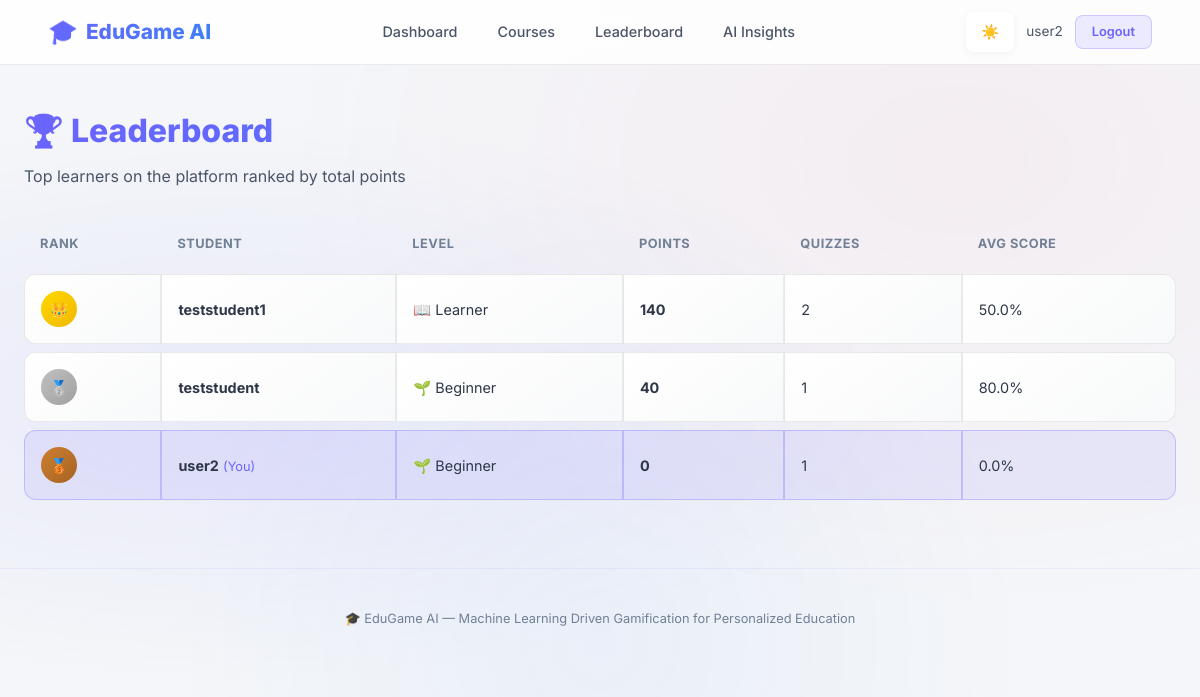
Page /leaderboard (signed in) on the committed database.
### tables this page shows
CREATE TABLE users (
    id INTEGER PRIMARY KEY AUTOINCREMENT,
    username TEXT UNIQUE NOT NULL,
    email TEXT UNIQUE NOT NULL,
    password_hash TEXT NOT NULL,
    role TEXT DEFAULT 'student',  -- 'student' or 'teacher'
    created_at TIMESTAMP DEFAULT CURRENT_TIMESTAMP
);

### modules/gamification.py (the view)
@gamification_bp.route('/leaderboard')
def leaderboard():
    if 'user_id' not in session:
        return redirect(url_for('auth.login'))
    if session.get('role') == 'teacher':
        return redirect(url_for('analytics.teacher_dashboard'))
    leaders = get_leaderboard(20)
    leaderboard_data = []
    for i, leader in enumerate(leaders):
        level_name, level_icon, _ = get_level(leader['total_points'])
        leaderboard_data.append({
            'rank': i + 1,
            'username': leader['username'],
            'total_points': leader['total_points'],
            'quizzes_taken': leader['quizzes_taken'],
            'avg_score': round(leader['avg_score'], 1),
            'level_name': level_name,
            'level_icon': level_icon,
            'is_current_user': leader['id'] == session['user_id']
        })
    return render_template('leaderboard.html', leaderboard=leaderboard_data)

### database/init_db.py (called while the page is built)
def get_db():
    conn = sqlite3.connect(DB_PATH)
    conn.row_factory = sqlite3.Row
    conn.execute("PRAGMA foreign_keys = ON")
    return conn

### models/gamification.py (called while the page is built)
def get_level(total_points):
    current_level = LEVEL_THRESHOLDS[0]
    next_threshold = LEVEL_THRESHOLDS[1][0] if len(LEVEL_THRESHOLDS) > 1 else None
    for i, (threshold, name, icon) in enumerate(LEVEL_THRESHOLDS):
        if total_points >= threshold:
            current_level = (name, icon)
            next_threshold = LEVEL_THRESHOLDS[i + 1][0] if i + 1 < len(LEVEL_THRESHOLDS) else None
    return current_level[0], current_level[1], next_threshold

def get_leaderboard(limit=20):
    conn = get_db()
    leaders = conn.execute(
        """SELECT u.id, u.username,
                COALESCE(SUM(p.points), 0) as total_points,
                COUNT(DISTINCT qr.id) as quizzes_taken,
                COALESCE(AVG(qr.percentage), 0) as avg_score
           FROM users u
           LEFT JOIN points p ON u.id = p.user_id
           LEFT JOIN quiz_results qr ON u.id = qr.user_id
           WHERE u.role = 'student'
           GROUP BY u.id
           ORDER BY total_points DESC
           LIMIT ?""",
        (limit,)
    ).fetchall()
    conn.close()
    return leaders

### templates/leaderboard.html (shortened to what this page needs)
{% extends "base.html" %}
{% block content %}
<div class="container">
    <div class="page-header">
        <h1>🏆 Leaderboard</h1>
        <p>Top learners on the platform ranked by total points</p>
    </div>
    {% if leaderboard %}
    <table class="leaderboard-table animate-in">
        <thead>
            <tr>
                <th>Rank</th>
                <th>Student</th>
                <th>Level</th>
                <th>Points</th>
                <th>Quizzes</th>
                <th>Avg Score</th>
            </tr>
        </thead>
        <tbody>
            {% for entry in leaderboard %}
            <tr class="{% if entry['is_current_user'] %}current-user{% endif %}">
                <td>
                    <div class="rank-badge {% if entry['rank'] == 1 %}rank-1{% elif entry['rank'] == 2 %}rank-2{% elif entry['rank'] == 3 %}rank-3{% else %}rank-default{% endif %}">
                        {% if entry['rank'] == 1 %}👑{% elif entry['rank'] == 2 %}🥈{% elif entry['rank'] == 3 %}🥉{% else %}{{ entry['rank'] }}{% endif %}
                    </div>
                </td>
                <td>
                    <strong>{{ entry['username'] }}</strong>
                    {% if entry['is_current_user'] %}<span style="color:var(--accent-primary);font-size:0.8rem;"> (You)</span>{% endif %}
                </td>
                <td>{{ entry['level_icon'] }} {{ entry['level_name'] }}</td>
                <td><strong>{{ entry['total_points'] }}</strong></td>
                <td>{{ entry['quizzes_taken'] }}</td>
                <td>{{ entry['avg_score'] }}%</td>
            </tr>
            {% endfor %}
        </tbody>
    </table>
    {% endif %}
</div>
{% endblock %}

### templates/base.html (shortened to what this page needs)
<!doctype html>
<html lang="en">
  <head>
    <link
      rel="stylesheet"
      href="{{ url_for('static', filename='css/style.css') }}"
    />
  </head>
  <body>
    <nav class="navbar">
      <div class="container">
        <a href="{{ url_for('auth.dashboard') }}" class="navbar-brand">
          <span>🎓</span> EduGame AI
        </a>
        <ul class="nav-links">
          {% if session.get('user_id') %}
          {% if session.get('role') != 'teacher' %}
          <li><a href="{{ url_for('auth.dashboard') }}">Dashboard</a></li>
          <li><a href="{{ url_for('courses.course_list') }}">Courses</a></li>
          <li><a href="{{ url_for('gamification.leaderboard') }}">Leaderboard</a></li>
          <li><a href="{{ url_for('ml.recommendations') }}">AI Insights</a></li>
          {% endif %}
          {% endif %}
        </ul>
        <div class="nav-user">
          <button id="theme-toggle" class="btn btn-icon theme-toggle" aria-label="Toggle theme">
            <span class="light-icon">☀️</span>
          </button>
          {% if session.get('user_id') %}
            <a href="{{ url_for('auth.profile') }}" class="username"
              >{{ session.get('username', '') }}</a
            >
            <a
              href="{{ url_for('auth.logout') }}"
              class="btn btn-sm btn-secondary"
              >Logout</a
            >
          {% else %}
            {% if request.endpoint != 'auth.login' and request.endpoint != 'auth.register' %}
              <a href="{{ url_for('auth.login') }}" class="btn btn-sm btn-primary">Login</a>
              <a href="{{ url_for('auth.register') }}" class="btn btn-sm btn-secondary">Register</a>
            {% endif %}
          {% endif %}
        </div>
      </div>
    </nav>
    <main>{% block content %}{% endblock %}</main>
    <footer class="footer">
      <div class="container">
        <p>
          🎓 EduGame AI &mdash; Machine Learning Driven Gamification for
          Personalized Education
        </p>
      </div>
    </footer>
  </body>
</html>

### rows in the picture
users: get "user2", username "user2", shows "(You)", level_icon "🌱", level_name "Beginner", total_points "0", quizzes_taken "1", avg_score "0.0"
users: username "teststudent1", level_icon "📖", level_name "Learner", total_points "140", quizzes_taken "2", avg_score "50.0"
users: username "teststudent", level_icon "🌱", level_name "Beginner", total_points "40", quizzes_taken "1", avg_score "80.0"
